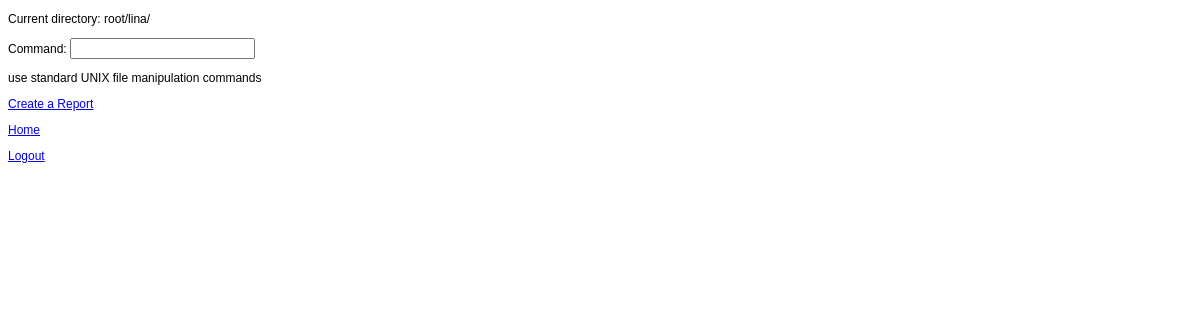
Page /list/ (signed in) on the earlier database version.
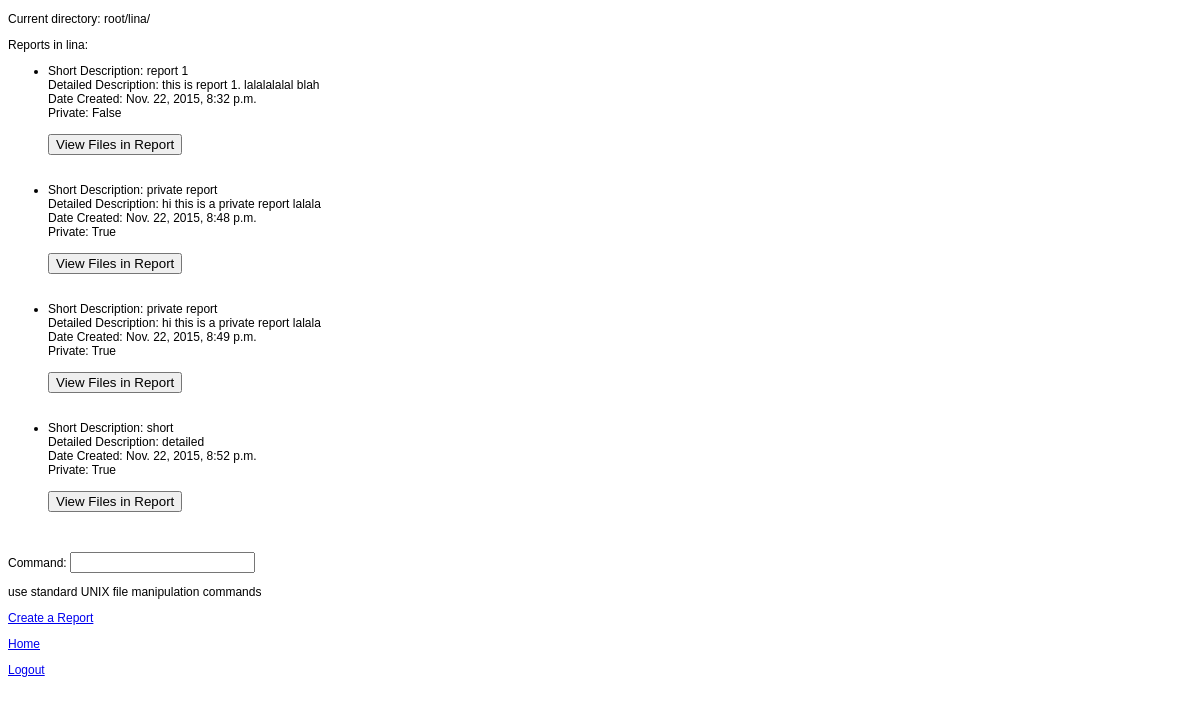
Same page on the later database version.
### myapplication/models.py (models this page shows)
class Dct(models.Model):
    dctParent = models.ForeignKey('self', null=True)
    stName = models.CharField(validators=[validate_dct_stName], max_length=80) # TODO: MK: why 80? No idea
    owner = models.ForeignKey(User, null=True)

class Report(models.Model):
    timeStamp = models.DateTimeField(auto_now_add=True)
    shortDescription = models.CharField(max_length=50)
    detailedDescription = models.CharField(max_length=500)
    private = models.BooleanField(default=False)
    dct = models.ForeignKey(Dct, null=True)
    owner = models.ForeignKey(User, null=True)

### myapplication/views.py (the view)
# urls.py: url(r'^list/$', 'list', name='list'),
def list(request):
    global dctCurr
    global fErrDisplayed
    global stErr
    if request.user.is_authenticated():
        if dctCurr is None:
            dctCurr = get_home_dct_from_user(request.user)
        if 'command' in request.POST:
            cliform = CLIForm(request.POST)
            if cliform.is_valid():
                rgwrd = request.POST['command'].split(' ')
                res = shell(rgwrd, request, dctCurr)
                if isinstance(res, str):
                    stErr = res
                    fErrDisplay = False
                else:
                    dctCurr = res
                return HttpResponseRedirect(reverse('myapplication.views.list'))
        else:
            cliform = CLIForm()
        reports = Report.objects.filter(dct=dctCurr)
        documents = Document.objects.all()
        rgdct = Dct.objects.filter(dctParent=dctCurr)
        stErrDisplay = None
        if not stErr == "" and not fErrDisplayed:
            stErrDisplay = stErr
            fErrDisplayed = True
        return render_to_response(
            'myapplication/list.html',
            {'documents': documents, 'reports': reports, 'rgdct': rgdct, 'cliform': cliform, 'dctCurr' : dctCurr, 'path': pathFromDct(dctCurr), 'stErr' : stErrDisplay},
            context_instance=RequestContext(request)
        )
    else:
        return render(request, 'myapplication/auth.html')

### myapplication/forms.py
class CLIForm(forms.Form):
	command = forms.CharField(label='Command', max_length=100, help_text='use standard UNIX file manipulation commands')

### myapplication/shell.py (called while the page is built)
def pathFromDct(dct):
    path = ""
    while dct is not None:
        path = dct.stName + "/" + path
        dct = dct.dctParent
    path = "root/" + path
    return path

def get_home_dct_from_user(user):
    dct_name = user.username
    dct = Dct.objects.get(owner=user, stName=dct_name)
    return dct

### myapplication/templates/myapplication/list.html (shortened to what this page needs)
<!DOCTYPE html>
<html>
    <head>
    </head>
    <body>
      <p>Current directory: {{path}}</p>
    {% if reports %}
        <p>Reports in {{dctCurr.stName}}:</p>
        <ul>
        {% for report in reports %}
            <li>
                Short Description: {{report.shortDescription}}<br>
                Detailed Description: {{report.detailedDescription}}<br>
                Date Created: {{report.timeStamp}}<br>
                Private: {{report.private}}<br>
                <br>
            <form action="{% url 'view_report' %}" method="post">
                <input type="submit" value="View Files in Report" />
            </form>
            <br><br>
            </li>
        {% endfor %}
        </ul>
    {% endif %}
	<form action="{% url 'list' %}" method="post">
    	  <p>{{cliform.command.label_tag}} {{ cliform.command }}</p>
	  <p>{{cliform.command.help_text}}</p>
	</form>
    <p><a href="{% url 'create_report' %}">Create a Report</a></p>
    <p><a href="{% url 'home' %}">Home</a></p>
    <p><a href="{% url 'logout' %}">Logout</a></p>
    </body>
</html>

### myapplication/templates/myapplication/list.html (style rules this page uses)
body { font-family:Arial,Helvetica,sans-serif; font-size: 12px; }

Differences in the rows shown:
now on this page (row unchanged): Dct: stName "lina"
added Report: shortDescription "report 1", detailedDescription "this is report 1. lalalalalal blah", timeStamp "Nov. 22, 2015, 8:32 p.m.", private "False"
added Report: shortDescription "private report", detailedDescription "hi this is a private report lalala", timeStamp "Nov. 22, 2015, 8:48 p.m.", private "True"
added Report: shortDescription "private report", detailedDescription "hi this is a private report lalala", timeStamp "Nov. 22, 2015, 8:49 p.m.", private "True"
added Report: shortDescription "short", detailedDescription "detailed", timeStamp "Nov. 22, 2015, 8:52 p.m.", private "True"
Other differences:
text now shown: "Reports in :"
